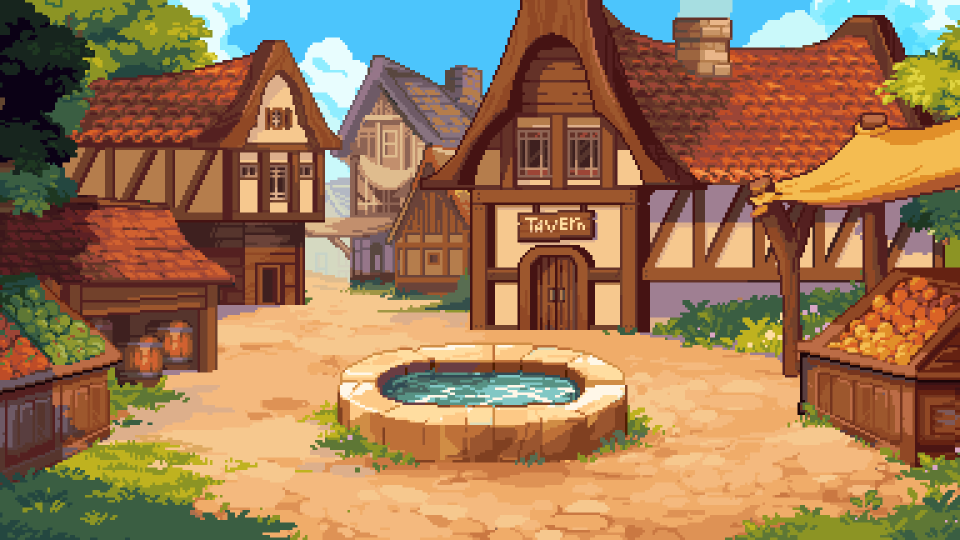
#> input picture kit/pause/assets/hub.gif, 1920 x 1080 px, found by its file name (shown at 1/2 size)
$ python r18.py
#> lines starting #> are read from the running program, lines starting #| are printed output that depends on the picture
### kit/fork_race2/hook.py
"""Standard Code Name hook band (Bennett: the hook makes or breaks the video).
usage:
    import sys; sys.path.insert(0, '<scratchpad>/pixellab/safezone'); from hook import hook_layer
    HOOK, HOOK_BOTTOM = hook_layer(['WHICH JAR IS', "CYRUS'S?"], accent=1, color=(255,214,60))
    frame.alpha_composite(HOOK)      # draw LAST (on top of everything) every frame
    # put content below HOOK_BOTTOM (typically ~450-470) and above y=1500
lines: 1-2 short lines of the original hook. accent: index of the line drawn in `color` (others white), or None.
sub: optional small secondary line (>=34px), drawn under the main lines.
"""
from PIL import Image, ImageDraw, ImageFont
import os
FONT = os.path.join(os.path.dirname(__file__), '../../npmfont/ps/package/files/PressStart2P.ttf')
W, H = 1080, 1920
X0, X1, Y0 = 70, 1025, 262
def _fit(lines, maxw, hi=80, lo=48):
    for s in range(hi, lo - 1, -2):
        f = ImageFont.truetype(FONT, s); d = ImageDraw.Draw(Image.new('L', (1, 1)))
        if all(d.textlength(l, font=f) + 2 * 9 <= maxw for l in lines): return f, s
    return ImageFont.truetype(FONT, lo), lo
def hook_layer(lines, accent=None, color=(255, 214, 60), sub=None, sub_color=(235, 235, 235), border=None):
#> called with accent = 1, color = (255, 214, 60), sub = 'ONLY 0.1% CAN', sub_color = (235, 235, 235)
    lines = [l.upper() for l in lines][:2]
    f, s = _fit(lines, X1 - X0 - 40)
    gap = int(s * 0.38); pad = 26
    h = len(lines) * s + (len(lines) - 1) * gap + 2 * pad
    fs = None
    if sub:
        fs, ss = _fit([sub], X1 - X0 - 40, 36, 30); h += ss + gap
    L = Image.new('RGBA', (W, H), (0, 0, 0, 0)); d = ImageDraw.Draw(L)
#> after `L = Image.new('RGBA', (W, H), (0, 0, 0, 0))`: L: PIL image 1080x1920 RGBA; every value is 0
    d.rounded_rectangle([X0, Y0, X1, Y0 + h], 22, fill=(14, 10, 24, 225), outline=border or color, width=6)
    y = Y0 + pad
    for i, l in enumerate(lines):
        c = color if accent == i else (255, 255, 255)
        w = d.textlength(l, font=f)
        d.text(((X0 + X1) / 2 - w / 2, y), l, font=f, fill=c, stroke_width=9, stroke_fill=(10, 6, 18))
        y += s + gap
#> this loop made 2 passes
#> w on passes 1 to 2: 632.3, 323.1
#> after the loop, y = 508
    if sub:
        w = d.textlength(sub, font=fs)
#> w = 283.6
        d.text(((X0 + X1) / 2 - w / 2, y), sub, font=fs, fill=sub_color, stroke_width=6, stroke_fill=(10, 6, 18))
    return L, Y0 + h
# [4 lines that do not run on import are left out]

### kit/fork1/common.py
import os, glob, math, json, subprocess, random
from PIL import Image, ImageDraw, ImageFont, ImageEnhance, ImageFilter
SP = '/tmp/claude-0/-home-claude/3d9a853e-960c-501e-b487-63abffb4f487/scratchpad/'
FONT = SP + 'npmfont/ps/package/files/PressStart2P.ttf'; A = SP + 'pause/assets/'; PL = SP + 'pixellab/'
W, H, FPS = 1080, 1920, 30
_fc = {}
def F(s):
    if s not in _fc: _fc[s] = ImageFont.truetype(FONT, s)
    return _fc[s]
def crop(im): return im.crop(im.getbbox())
def up(im, k): return im.resize((max(1, int(im.width * k)), max(1, int(im.height * k))), Image.NEAREST)
def layer(img, fn):
    L = Image.new('RGBA', img.size, (0, 0, 0, 0)); fn(ImageDraw.Draw(L)); img.alpha_composite(L)
def ctext(d, x, y, t, f, fill=(255, 255, 255), sw=6, a=255, sc=(20, 15, 35)):
    w = d.textlength(t, font=f); d.text((x - w / 2, y), t, font=f, fill=tuple(fill[:3]) + (a,), stroke_width=sw, stroke_fill=tuple(sc[:3]) + (a,))
# [18 lines left out: functions text_layer, gif_frames, not called in this run]
IDLE_FILE = {'joy': 'idle_0.gif', 'cyrus': 'idle_1.gif', 'ray': 'idle_2.gif', 'cleo': 'idle_3.gif', 'hollow': 'idle_9.gif'}
# [4 lines left out: function idle, not called in this run]
VIC = {'joy': 'vic_Victory_Pose.gif', 'cyrus': 'vic_VictoryPose_1_2f3491a2-9eb4-4ed3-a96d-f50d84bb993a.gif', 'cleo': 'vic_victoryPose.gif', 'ray': 'vic_victoryPose_1.gif', 'hollow': 'hollow-victory.gif'}
def vic(g, h): return gif_frames(A + VIC[g], h=h)
def seq(d, k=2, lo=1, hi=None):
    fs = sorted(glob.glob(d + '/*.png'))[lo:hi]
    return [up(Image.open(p).convert('RGBA'), k) for p in fs]
GUMK = ['mush', 'acv', 'mel', 'cre', 'gold']
def gummy(kind, k=2): return up(Image.open(PL + f'gummies/pick_{kind}.png').convert('RGBA'), k)
def bg_frames(name, size, box=None, step=1, bright=1.0, blur=0):
    im = Image.open(A + name); out = []
    for i in range(0, im.n_frames, step):
        im.seek(i); f = im.convert('RGB')
        if box: f = f.crop(box)
        f = f.resize(size, Image.NEAREST)
        if bright != 1.0: f = ImageEnhance.Brightness(f).enhance(bright)
        if blur: f = f.filter(ImageFilter.GaussianBlur(blur))
        out.append(f.convert('RGBA'))
    return out
class Writer:
    def __init__(self, path):
        self.p = subprocess.Popen(['ffmpeg', '-y', '-loglevel', 'error', '-f', 'rawvideo', '-pix_fmt', 'rgb24', '-s', f'{W}x{H}', '-r', str(FPS), '-i', '-',
                                   '-c:v', 'libx264', '-preset', 'veryfast', '-crf', '18', '-pix_fmt', 'yuv420p', path], stdin=subprocess.PIPE)
    def write(self, img): self.p.stdin.write(img.convert('RGB').tobytes())
    def close(self): self.p.stdin.close(); self.p.wait()
# [9 lines left out: functions mix, ship, not called in this run]
def sheet(mp4, out, n=8, cols=8):
    d = float(subprocess.run(['ffprobe', '-v', 'error', '-show_entries', 'format=duration', '-of', 'csv=p=0', mp4], capture_output=True, text=True).stdout)
    subprocess.run(['ffmpeg', '-y', '-loglevel', 'error', '-i', mp4, '-vf', f'fps={n}/{d},scale=270:480,tile={cols}x{max(1, n // cols)}', '-frames:v', '1', out])

### kit/fork_rc3/v18/r18.py
import sys, math, json
sys.path.insert(0, '/tmp/claude-0/-home-claude/3d9a853e-960c-501e-b487-63abffb4f487/scratchpad/fork1')
from common import *
import numpy as np
D18 = SP + 'fork_rc3/v18/'; OUT = D18 + 'v18_noaudio.mp4'
sys.path.insert(0, SP + 'pixellab/safezone'); from hook import hook_layer
HOOK, HB = hook_layer(['THINK YOU CAN', 'NAIL IT?'], accent=1, sub='ONLY 0.1% CAN')
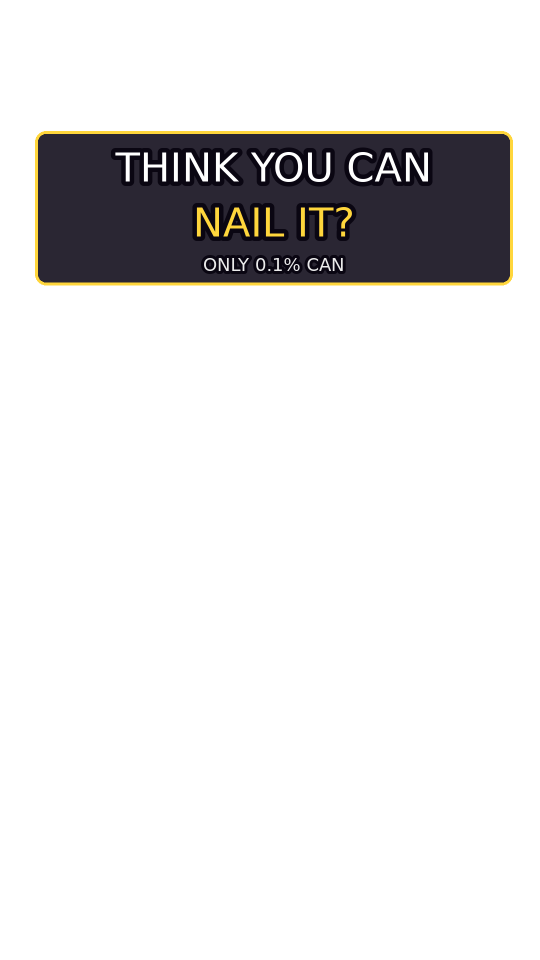
#> HOOK: PIL image 1080x1920 RGBA (shown at 1/2 size); mean R, G, B, A 5.7, 4.8, 5, 33.2; transparent parts drawn white
#> HB = 570
DUR = 6.0; N = int(DUR * FPS)
TM = 2.9   # the one fitting frame stays frame 87
# motion is now periodic over the 6.0s reel (whole harmonics of 1/6 Hz), so the last frame flows into frame 0;
# searched (fork_rc3/v18/search18.py seed 15030): frame 0 misses by ~112px, the only fit is frame 87, nearest misses 16.9/17.3px (frames 86/88; old was 14.3px)
MOT = {'s': (0.22, 7, 3, 0.3206583227804297, 0.6043624986109397, 1.492197475131093), 'dx': (80, 5, 4, 0.267231356284901, 4.134609806650664, 4.957613913875739), 'dy': (48, 2, 4, 0.4909040547018126, 1.1687487353927848, 6.2048822040110085)}
def mot(key, t):
    amp, k1, k2, a2, p1, p2 = MOT[key]; w = 2 * math.pi / DUR
    g = lambda tt: math.sin(k1 * w * tt + p1) + a2 * math.sin(k2 * w * tt + p2)
    return amp * (g(t) - g(TM)) / (1 + a2)
BGF = bg_frames('hub.gif', (int(1920 * H / 1080), H), step=2, bright=0.8)
#> in bg_frames, im is the input picture: PIL image 1920x1080 P; mean R, G, B 154.7, 118.8, 84.1
#> the loop in bg_frames, `for i in range(0, im.n_frames, step):` made 24 passes
#> pass 1, in bg_frames, `if bright != 1.0: f = ImageEnhance.Brightness(f).enhance(bright)`:
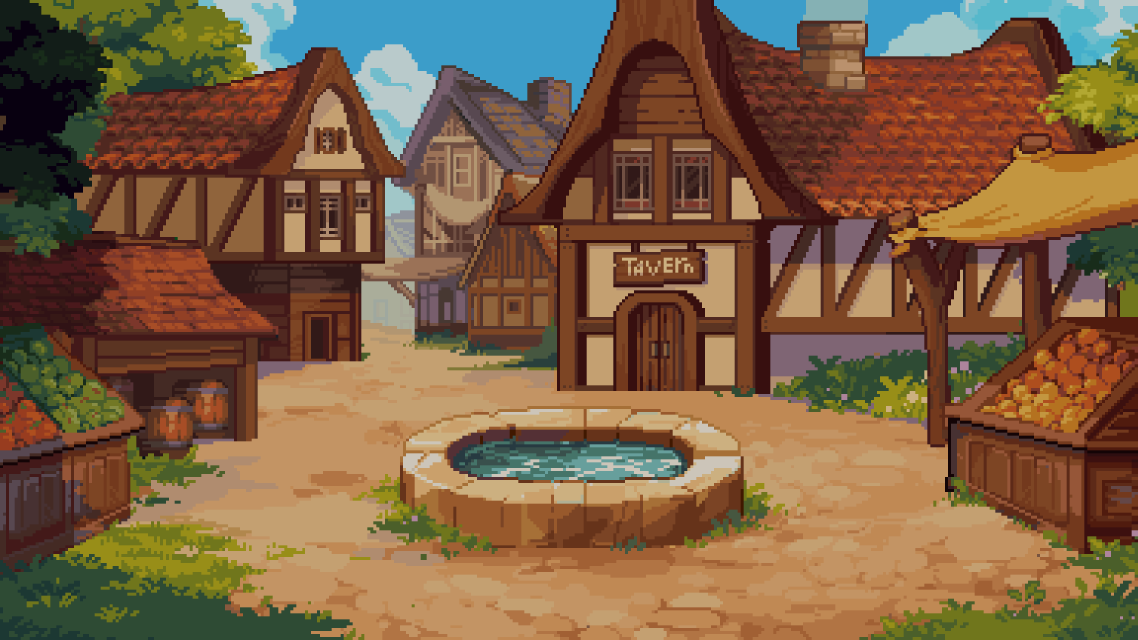
#> f: PIL image 3413x1920 RGB (shown at 1/3 size); mean R, G, B 123.4, 94.7, 66.9
#> after the loop in bg_frames, `for i in range(0, im.n_frames, step):`: out = 24 items
#> BGF = 24 items
BGF = [f.crop(((f.width - W) // 2 + 120, 0, (f.width - W) // 2 + 120 + W, H)).filter(ImageFilter.GaussianBlur(2.5)) for f in BGF]
G0 = gummy('mel', 1); K = 10
#> (the run stopped early here; a loop or call above may not have finished)
